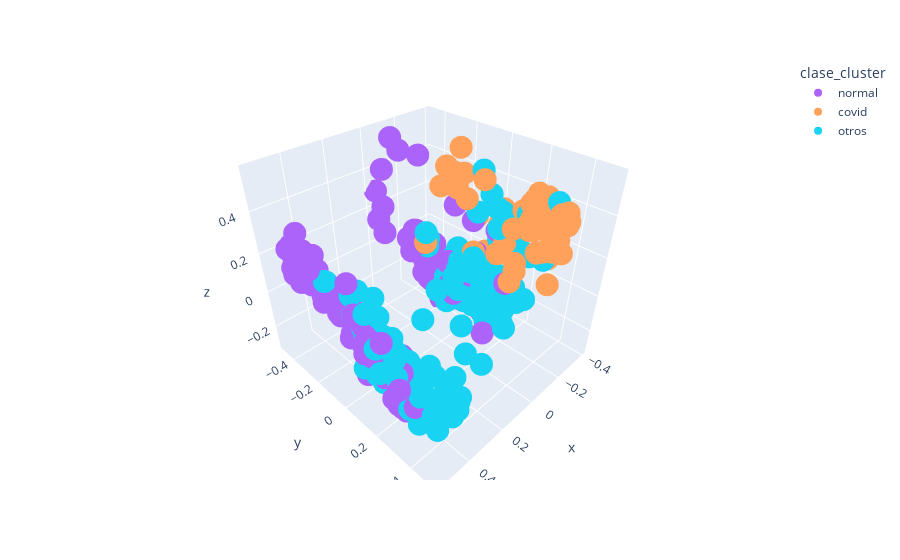

Notebook source saved alongside this figure:
### Code cell
'''
Sampling with uniform distribution with uniformly sample data (best method according to class work)
'''
n=int(0.6*len(data))
sampled_df=sampler1_1(n,uniformShuffle(data))
sampled_df['clase_cluster'].value_counts().plot(kind='bar')
plt.title('Sampled data (Uniform) Data Classes')
plt.show()

visualization_pca_2D(sampled_df,'Sampled data (Uniform) Data Classes')
visualization_pca_3D(sampled_df,'Sampled data (Uniform) Data Classes')

### Figure 1 — Plotly figure (JSON) as saved in the notebook; plotly's stock layout.template omitted (floating-point values rounded to 4 significant figures; data arrays with more than 128 entries replaced by an {"elided": "..."} marker saying what was removed)
{"data": [{"hovertemplate": "clase_cluster=normal<br>x=%{x}<br>y=%{y}<br>z=%{z}<extra></extra>", "legendgroup": "normal", "marker": {"color": "#ab63fa", "symbol": "circle"}, "mode": "markers", "name": "normal", "scene": "scene", "showlegend": true, "type": "scatter3d", "x": {"elided": "200 float values"}, "y": {"elided": "200 float values"}, "z": {"elided": "200 float values"}}, {"hovertemplate": "clase_cluster=covid<br>x=%{x}<br>y=%{y}<br>z=%{z}<extra></extra>", "legendgroup": "covid", "marker": {"color": "#FFA15A", "symbol": "circle"}, "mode": "markers", "name": "covid", "scene": "scene", "showlegend": true, "type": "scatter3d", "x": [-0.343, -0.2958, -0.2954, -0.1096, -0.3472, -0.3641, -0.3166, -0.157, -0.1825, -0.2236, -0.3542, -0.3294, -0.2508, -0.3378, -0.3473, -0.3886, -0.2791, -0.3576, -0.3459, -0.3532, -0.1774, -0.2996, -0.3473, -0.3091, -0.3718, -0.3321, -0.3054, -0.3514, -0.3237, -0.3563, -0.2674, -0.3011, -0.2086, -0.3201, -0.2332, -0.197, -0.3055, -0.3515, -0.1589, -0.1288, -0.2967, -0.2445, -0.1757, -0.2133, -0.2278, -0.2819, -0.1967, -0.1668, -0.2605, -0.2036, -0.2579, -0.2096, -0.293, -0.3102, -0.2362, -0.384, -0.3129, -0.3089, -0.1954, -0.3104, -0.2955, -0.2333, -0.329, -0.3947, -0.3472], "y": [0.311, -0.0649, 0.2379, 0.2959, 0.1616, 0.2031, 0.1244, -0.1359, -0.0927, 0.1915, 0.2142, 0.3082, 0.1278, 0.2562, 0.2636, 0.1698, 0.1151, 0.1961, 0.2431, 0.3679, 0.4164, 0.2172, 0.3765, 0.2759, 0.2896, 0.2108, 0.3982, 0.1994, 0.04629, 0.339, 0.2444, 0.3909, 0.03618, 0.2015, 0.1103, -0.2076, 0.2239, 0.3065, 0.4645, -0.24, -0.006278, -0.03453, 0.3712, -0.08333, 0.2143, 0.2818, -0.09242, 0.4214, 0.3363, 0.2128, 0.2399, -0.05789, 0.2989, 0.3577, 0.4024, 0.1556, 0.3706, 0.1773, -0.1223, 0.07388, 0.0652, 0.268, -0.06008, 0.2445, 0.2401], "z": [0.2246, 0.2134, 0.415, 0.1732, 0.2485, 0.22, 0.2568, 0.4836, 0.3864, 0.2808, 0.4095, 0.3269, 0.2278, 0.3166, 0.4131, 0.2799, 0.1529, 0.2908, 0.3503, 0.3155, 0.1328, 0.3823, 0.3416, 0.3295, 0.1071, 0.2788, 0.3627, 0.3099, 0.2642, 0.3601, 0.2764, 0.4055, 0.4601, 0.2578, 0.1151, 0.3524, 0.3126, 0.3133, 0.3142, 0.06557, 0.04611, 0.052, 0.2704, 0.4493, 0.1151, 0.1754, 0.5678, 0.2977, 0.357, 0.02705, 0.3071, 0.3374, 0.3426, 0.3803, 0.3115, 0.2741, 0.3384, 0.3314, 0.4467, 0.299, 0.2178, 0.3527, -0.1213, 0.2913, 0.3086]}, {"hovertemplate": "clase_cluster=otros<br>x=%{x}<br>y=%{y}<br>z=%{z}<extra></extra>", "legendgroup": "otros", "marker": {"color": "#19d3f3", "symbol": "circle"}, "mode": "markers", "name": "otros", "scene": "scene", "showlegend": true, "type": "scatter3d", "x": {"elided": "218 float values"}, "y": {"elided": "218 float values"}, "z": {"elided": "218 float values"}}], "layout": {"legend": {"title": {"text": "clase_cluster"}, "tracegroupgap": 0}, "margin": {"t": 60}, "scene": {"domain": {"x": [0, 1], "y": [0, 1]}, "xaxis": {"title": {"text": "x"}}, "yaxis": {"title": {"text": "y"}}, "zaxis": {"title": {"text": "z"}}}}}
